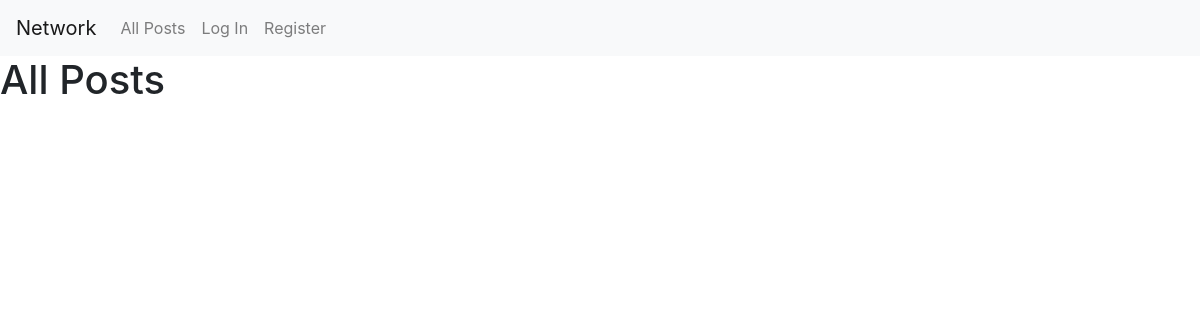
Before: / with the older database file.
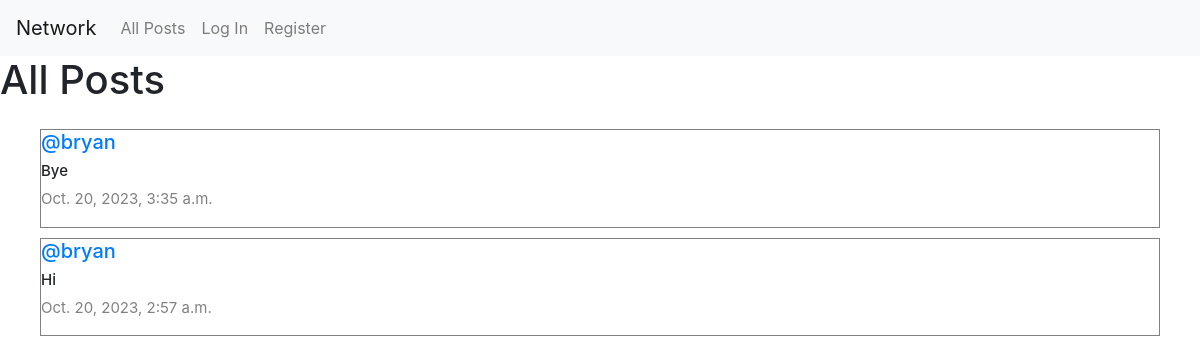
After: the same page with the newer database file.
### network/models.py (models this page shows, shortened)
class Post(models.Model):
    content = models.CharField(max_length=140)
    user = models.ForeignKey(User, on_delete=models.CASCADE, related_name="author")
    date = models.DateTimeField(auto_now_add=True)

class User(AbstractUser):
    pass

### network/views.py (the view)
# urls.py: path("", views.index, name="index"),
def index(request):
    all_posts = Post.objects.all().order_by("id").reverse()
    paginator = Paginator(all_posts, 10)
    page_number = request.GET.get('page')
    posts_of_the_page = paginator.get_page(page_number)
    return render(request, "network/index.html", {
        "all_posts": all_posts,
        "posts_of_the_page": posts_of_the_page
    })

### network/templates/network/index.html (shortened to what this page needs)
{% extends "network/layout.html" %}
{% block body %}
    <h1>All Posts</h1>
    <div class="all-posts">
        {% for post in posts_of_the_page %}
            <div class="row post">
                <h5 class="username"><a href="{% url 'profile' user_id=post.user.id %}">@{{ post.user }}</a></h5>
                <h6 class="content">{{ post.content }}</h6>
                <p class="date">{{ post.date }}</p>
            </div>
        {% endfor %}
    </div>
{% endblock %}

### network/templates/network/layout.html (shortened to what this page needs)
{% load static %}
<!DOCTYPE html>
<html lang="en">
    <head>
        <link rel="stylesheet" href="https://stackpath.bootstrapcdn.com/bootstrap/4.4.1/css/bootstrap.min.css">
        <link href="{% static 'network/styles.css' %}" rel="stylesheet">
    </head>
    <body>
        <nav class="navbar navbar-expand-lg navbar-light bg-light">
            <a class="navbar-brand" href="{% url 'index' %}">Network</a>
            <div>
              <ul class="navbar-nav mr-auto">
                <li class="nav-item">
                  <a class="nav-link" href="{% url 'index' %}">All Posts</a>
                </li>
                {% if user.is_authenticated %}
                    <li class="nav-item">
                        <a class="nav-link" href="#">Following</a>
                    </li>
                    <li class="nav-item">
                        <a class="nav-link" href="{% url 'logout' %}">Log Out</a>
                    </li>
                {% else %}
                    <li class="nav-item">
                        <a class="nav-link" href="{% url 'login' %}">Log In</a>
                    </li>
                    <li class="nav-item">
                        <a class="nav-link" href="{% url 'register' %}">Register</a>
                    </li>
                {% endif %}
              </ul>
            </div>
          </nav>
        <div class="body">
            {% block body %}
            {% endblock %}
        </div>
    </body>
</html>

### network/static/network/styles.css (style rules this page uses)
.all-posts { display: flex; justify-content: flex-start; flex-direction: column; margin: 20px; }
.post { border: 0.1px solid grey; display: flex; justify-content: center; flex-direction: column; box-sizing: border-box; margin: 5px 20px; }
.content { font-size: 15px; }
.username { font-size: 20px; }
.date { color: grey; font-size: 15px; }

Changed rows visible on the page:
added Post: user "bryan", content "Bye", date "Oct. 20, 2023, 3:35 a.m."
added Post: user "bryan", content "Hi", date "Oct. 20, 2023, 2:57 a.m."
